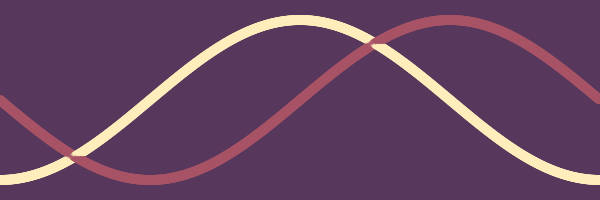
Frame 1 (no input)
Frame 60 (the mouse pressed at the canvas centre just before this capture): identical to frame 1, image omitted
Frame 120 (the mouse held since frame 60 and released just before this capture): identical to frame 1, image omitted

The Processing sketch that drew this single still picture (run headless with seeded random() and noise(); from frame 60 on, the mouse is pressed at the canvas centre):

// Processing sketch: processing_175396
// ── processing_175396.pde

void setup ()
{
  size (600, 200);
  smooth();

 
}

void draw ()
{
 background (#57385c);
 
 int numberOfElements = 600;
 
 float steps = (float) width / numberOfElements;
 float angleSteps = TWO_PI / numberOfElements;
 
 int i = 0;
 while (i < numberOfElements) {
 
   float x = steps*i;
   float angle = angleSteps * i;
   float y = height/2 + cos (angle) * 80;
   
   noStroke();
   fill(#ffedbc);
   ellipse (x, y, 10, 10);
   
   y = height/2 + sin (angle) * 80;
   fill(#A75265);
   ellipse (x, y, 10, 10);
   
   i = i +1;
 }
 
}
